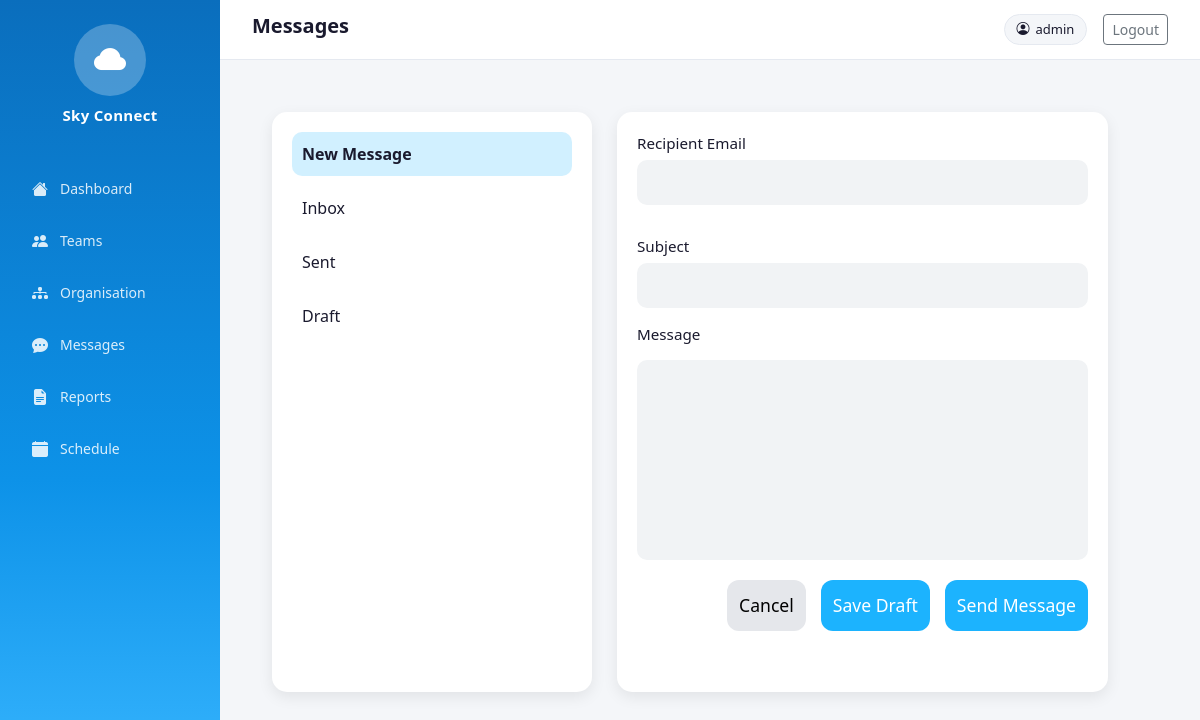
Before: /messages/?message_id=8 (signed in) with the older database file.
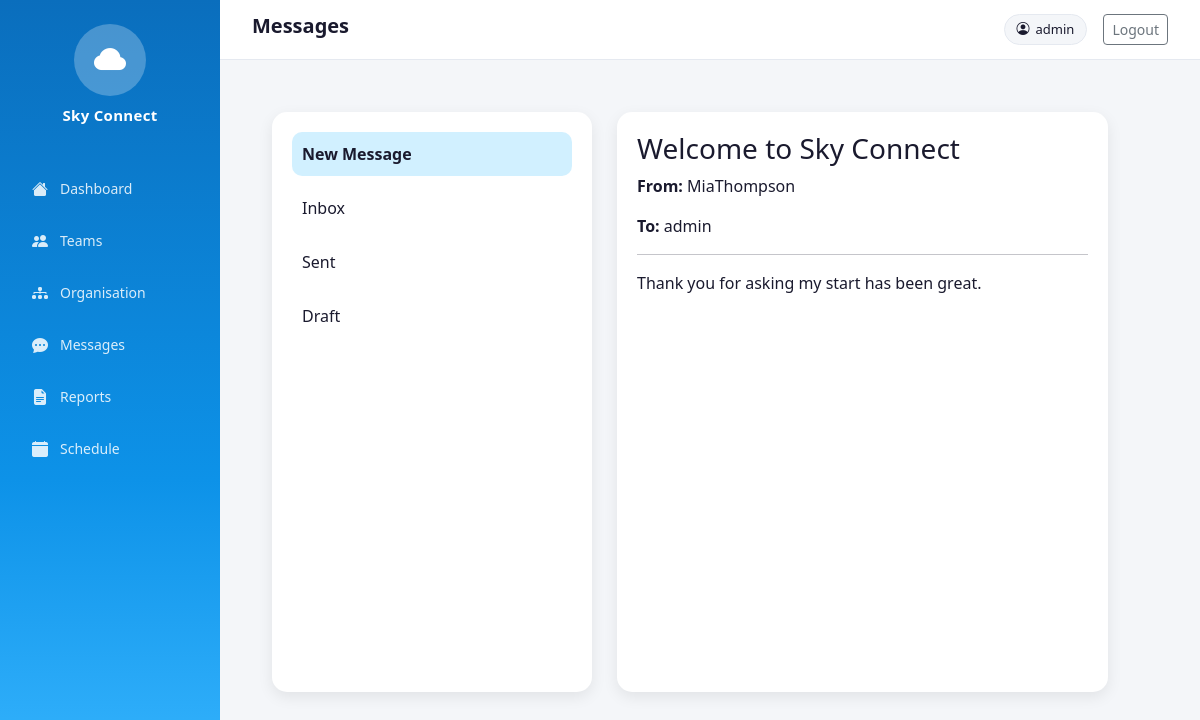
After: the same page with the newer database file.
### user_messages/models.py (models this page shows, shortened)
class user_messages(models.Model):
    sender = models.ForeignKey(
        User,
        on_delete=models.CASCADE,
        related_name='sent_messages'
    )
    receiver = models.ForeignKey(
        User,
        on_delete=models.CASCADE,
        related_name='received_messages',
        null=True,
        blank=True
    )
    subject = models.CharField(
        max_length=255,
        blank=True,
        null=True
    )
    body = models.TextField(
        blank=True,
        null=True
    )
    created_at = models.DateTimeField(auto_now_add=True)
    is_draft = models.BooleanField(default=False)

### user_messages/views.py (the view, shortened to what this page needs)
# urls.py: path('', messages_page, name='messages'),
@login_required
def messages_page(request):
    inbox = user_messages.objects.filter(receiver=request.user, is_draft=False)
    sent = user_messages.objects.filter(sender=request.user, is_draft=False)
    drafts = user_messages.objects.filter(sender=request.user, is_draft=True)
    message_id = request.GET.get("message_id")
    selected_message = None
    mode = "new"
    if message_id:
        selected_message = user_messages.objects.filter(id=message_id).first()
        if selected_message and (selected_message.sender == request.user or selected_message.receiver == request.user):
            if selected_message.is_draft and selected_message.sender == request.user:
                mode = "edit"
            else:
                mode = "view"
        else:
            selected_message = None
    return render(request, "MessagePage.html", {
        "inbox": inbox,
        "sent": sent,
        "drafts": drafts,
        "selected_message": selected_message,
        "mode": mode,
    })

### user_messages/templates/MessagePage.html (shortened to what this page needs)
{% extends 'base.html' %}
{% load static %}
{% block page_title %}<h1>Messages</h1>{% endblock %}
{% block content %}
<link rel="stylesheet" href="{% static 'css/Messages.css' %}">
<div class="messagesLayout">
    <div class="messagesLeft">
        <div class="messagesCard messagesMenuCard">
            <div class="messagesMenuList">
                <div class="messagesMenuItem activeTab" onclick="switchTab('new', event)">New Message</div>
                <div class="messagesMenuItem" onclick="switchTab('inbox', event)">Inbox</div>
                <div class="messagesMenuItem" onclick="switchTab('sent', event)">Sent</div>
                <div class="messagesMenuItem" onclick="switchTab('draft', event)">Draft</div>
            </div>
        </div>
    </div>
    <div class="messagesRight">
        <div id="right-new" class="messagesCard tabContent">
            {% if mode == "view" %}
                <div>
                    <h3>{{ selected_message.subject }}</h3>
                    <p><strong>From:</strong> {{ selected_message.sender.username }}</p>
                    <p><strong>To:</strong> {{ selected_message.receiver.username }}</p>
                    <hr>
                    <p>{{ selected_message.body }}</p>
                </div>
            {% else %}
                <form method="POST">
                    <div class="messagesFormTop">
                        <div class="messagesField">
                            <label class="messagesLabel">Recipient Email</label>
                            <input type="email" name="receiver_email"
                                   value="{{ selected_message.receiver.email|default:'' }}"
                                   class="messagesInput">
                        </div>
                        <div class="messagesField">
                            <label class="messagesLabel">Subject</label>
                            <input type="text" name="subject"
                                   value="{{ selected_message.subject|default:'' }}"
                                   class="messagesInput">
                        </div>
                    </div>
                    <div class="messagesFormMiddle">
                        <label class="messagesLabel">Message</label>
                        <textarea name="body" class="messagesTextarea">{{ selected_message.body|default:'' }}</textarea>
                    </div>
                    <div class="messagesActions">
                        <button type="reset" class="messagesSecondaryBtn">Cancel</button>
                        <button type="submit"
                                name="action"
                                value="draft"
                                class="messagesPrimaryBtn"
                                onclick="removeRequired(); checkDraftEmpty(event)">
                            Save Draft
                        </button>
                        <button type="submit"
                                name="action"
                                value="send"
                                class="messagesPrimaryBtn"
                                onclick="addRequired()">
                            Send Message
                        </button>
                    </div>
                </form>
            {% endif %}
        </div>
    </div>
</div>
{% endblock %}

### templates/base.html (shortened to what this page needs)
{% load static %}
<!DOCTYPE html>
<html lang="en">
<head>
    <link rel="stylesheet" href="https://cdn.jsdelivr.net/npm/bootstrap@5.3.0/dist/css/bootstrap.min.css">
    <link rel="stylesheet" href="https://cdn.jsdelivr.net/npm/bootstrap-icons@1.11.0/font/bootstrap-icons.css">
    <link rel="stylesheet" href="{% static 'css/style.css' %}">
</head>
<body>
<div class="app-wrapper">
    <aside class="sidebar">
        <div class="sidebar-logo">
            <div class="logo-cloud">
                <i class="bi bi-cloud-fill"></i>
            </div>
            <span class="logo-text">Sky Connect</span>
        </div>
        <nav class="sidebar-nav">
            <a href="/dashboard/" class="nav-item {% block nav_dashboard %}{% endblock %}">
                <i class="bi bi-house-fill"></i>
                <span>Dashboard</span>
            </a>
            <a href="/teams/" class="nav-item {% block nav_teams %}{% endblock %}">
                <i class="bi bi-people-fill"></i>
                <span>Teams</span>
            </a>
            <a href="/organisation/" class="nav-item {% block nav_org %}{% endblock %}">
                <i class="bi bi-diagram-3-fill"></i>
                <span>Organisation</span>
            </a>
            <a href="/messages/" class="nav-item {% block nav_messages %}{% endblock %}">
                <i class="bi bi-chat-dots-fill"></i>
                <span>Messages</span>
            </a>
             <a href="/reports/" class="nav-item {% block nav_reports %}{% endblock %}">
                <i class="bi bi-file-earmark-text-fill"></i>
                <span>Reports</span>
            </a>
            <a href="/schedule/" class="nav-item {% block nav_schedule %}{% endblock %}">
                <i class="bi bi-calendar-fill"></i>
                <span>Schedule</span>
            </a>
        </nav>
    </aside>
    <div class="main-area">
        <header class="topbar">
            <div class="topbar-left">
                {% block page_title %}{% endblock %}
            </div>
            <div class="topbar-right">
                {% if user.is_authenticated %}
                    <div class="user-pill">
                        <i class="bi bi-person-circle"></i>
                        <span>{{ user.username }}</span>
                    </div>
                    <a href="/logout/" class="btn btn-sm btn-outline-secondary ms-2">Logout</a>
                {% else %}
                    <a href="/login/" class="btn btn-sm btn-outline-primary me-2">Login</a>
                    <a href="/signup/" class="btn btn-sm btn-primary">Sign Up</a>
                {% endif %}
            </div>
        </header>
        <main class="page-content">
            {% block content %}{% endblock %}
        </main>
    </div>
</div>
</body>
</html>

### static/css/style.css (style rules this page uses)
:root { --sky-blue: #0072ce; --sky-blue-dark: #005aa0; --sky-blue-light: #3399e0; --sidebar-bg: linear-gradient(180deg, #0a6ebd 0%, #0d92e8 60%, #38b6ff 100%); --sidebar-width: 220px; --topbar-height: 60px; --text-dark: #1a1a2e; --text-muted: #6c757d; --bg-light: #f4f6f9; --card-bg: #ffffff; --border-color: #e5e9f0; --active-badge: #22c55e; --inactive-badge: #94a3b8; --restructuring-badge: #f59e0b; --upstream-color: #3b82f6; --downstream-color: #ec4899; }
* { box-sizing: border-box; margin: 0; padding: 0; }
body { font-family: 'Segoe UI', sans-serif; background: var(--bg-light); color: var(--text-dark); }
.app-wrapper { display: flex; min-height: 100vh; }
.sidebar { width: var(--sidebar-width); background: var(--sidebar-bg); display: flex; flex-direction: column; position: fixed; top: 0; left: 0; height: 100vh; z-index: 100; padding: 1.5rem 1rem; }
.sidebar-logo { display: flex; flex-direction: column; align-items: center; margin-bottom: 2.5rem; gap: 8px; }
.logo-cloud { width: 72px; height: 72px; background: rgba(255, 255, 255, 0.25); border-radius: 50%; display: flex; align-items: center; justify-content: center; font-size: 2rem; color: white; }
.logo-text { color: white; font-size: 15px; font-weight: 700; letter-spacing: 0.3px; }
.sidebar-nav { display: flex; flex-direction: column; gap: 8px; }
.nav-item { display: flex; align-items: center; gap: 12px; padding: 10px 16px; border-radius: 12px; color: rgba(255, 255, 255, 0.85); text-decoration: none; font-size: 14px; font-weight: 500; transition: background 0.2s, color 0.2s; }
.nav-item i { font-size: 16px; }
.main-area { margin-left: var(--sidebar-width); flex: 1; display: flex; flex-direction: column; min-height: 100vh; }
.topbar { height: var(--topbar-height); background: white; border-bottom: 1px solid var(--border-color); display: flex; align-items: center; justify-content: space-between; padding: 0 2rem; position: sticky; top: 0; z-index: 50; }
.topbar-left h1 { font-size: 20px; font-weight: 600; color: var(--text-dark); }
.topbar-right { display: flex; align-items: center; gap: 8px; }
.user-pill { display: flex; align-items: center; gap: 6px; background: var(--bg-light); border: 1px solid var(--border-color); padding: 5px 12px; border-radius: 20px; font-size: 13px; font-weight: 500; }
.page-content { padding: 2rem; flex: 1; }

### static/css/Messages.css (style rules this page uses)
.messagesLayout { display: flex; gap: 25px; padding: 20px; width: calc(100% - 40px); box-sizing: border-box; height: calc(100vh - 140px); padding-bottom: 60px; }
.messagesLeft { width: 320px; display: flex; flex-direction: column; flex-shrink: 0; gap: 20px; }
.messagesRight { flex: 1; display: flex; width: 100%; }
.messagesRight .messagesCard { flex: 1; width: 100%; max-width: 100%; }
.messagesLeft, .messagesRight { min-height: 0; }
.messagesCard { background-color: rgba(255,255,255,1); border-radius: 15px; padding: 20px; box-shadow: 0 5px 15px rgba(0,0,0,0.08); }
.messagesMenuCard { display: flex; flex-direction: column; gap: 15px; }
.messagesMenuList { display: flex; flex-direction: column; gap: 10px; }
.messagesMenuItem { padding: 10px; border-radius: 10px; cursor: pointer; }
.messagesLeft, .messagesRight { display: flex; flex-direction: column; }
.messagesRight .messagesCard, .messagesLeft .messagesCard:last-child { flex: 1; overflow-y: auto; }
.activeTab { background-color: rgba(28,179,254,0.2); font-weight: bold; }
.tabContent { animation: fadeIn 0.2s ease; }

Changed rows visible on the page:
added user_messages: subject "Welcome to Sky Connect", sender.username "MiaThompson", receiver.username "admin", body "Thank you for asking my start has been great."
Other visible differences:
text no longer shown: "Recipient Email Subject Message Cancel Save Draft Send Message"
text now shown: "From: To:"
